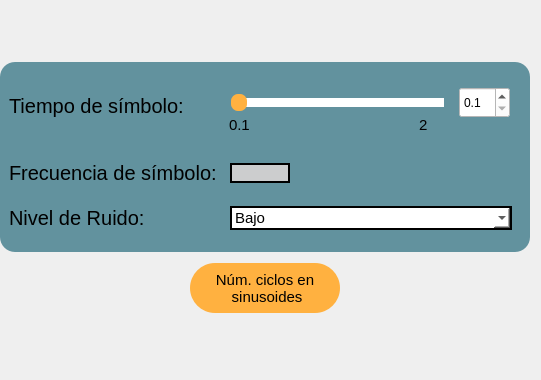
            <widget class="QFrame" name="frame_70">
             <property name="minimumSize">
              <size>
               <width>530</width>
               <height>380</height>
              </size>
             </property>
             <property name="maximumSize">
              <size>
               <width>16777215</width>
               <height>380</height>
              </size>
             </property>
             <property name="styleSheet">
              <string notr="true">QFrame{
border: none;
}</string>
             </property>
             <property name="frameShape">
              <enum>QFrame::StyledPanel</enum>
             </property>
             <property name="frameShadow">
              <enum>QFrame::Raised</enum>
             </property>
             <layout class="QGridLayout" name="gridLayout_85">
              <property name="leftMargin">
               <number>0</number>
              </property>
              <item row="1" column="0">
               <widget class="QFrame" name="frame_9">
                <property name="minimumSize">
                 <size>
                  <width>530</width>
                  <height>190</height>
                 </size>
                </property>
                <property name="maximumSize">
                 <size>
                  <width>520</width>
                  <height>16777215</height>
                 </size>
                </property>
                <property name="styleSheet">
                 <string notr="true">QFrame{
background-color: rgb(98, 146, 158);
border: none;
border-radius: 15px;
}

QLabel{
font-size: 20px
}</string>
                </property>
                <property name="frameShape">
                 <enum>QFrame::StyledPanel</enum>
                </property>
                <property name="frameShadow">
                 <enum>QFrame::Raised</enum>
                </property>
                <layout class="QGridLayout" name="gridLayout_107">
                 <property name="leftMargin">
                  <number>0</number>
                 </property>
                 <property name="topMargin">
                  <number>0</number>
                 </property>
                 <item row="2" column="0">
                  <widget class="QFrame" name="frame_90">
                   <property name="maximumSize">
                    <size>
                     <width>550</width>
                     <height>35</height>
                    </size>
                   </property>
                   <property name="styleSheet">
                    <string notr="true">QFrame{
border: none;
background-color: transparent;
}</string>
                   </property>
                   <property name="frameShape">
                    <enum>QFrame::StyledPanel</enum>
                   </property>
                   <property name="frameShadow">
                    <enum>QFrame::Raised</enum>
                   </property>
                   <layout class="QGridLayout" name="gridLayout_106">
                    <property name="topMargin">
                     <number>0</number>
                    </property>
                    <property name="bottomMargin">
                     <number>0</number>
                    </property>
                    <item row="0" column="0">
                     <widget class="QLabel" name="label_16">
                      <property name="minimumSize">
                       <size>
                        <width>215</width>
                        <height>0</height>
                       </size>
                      </property>
                      <property name="maximumSize">
                       <size>
                        <width>215</width>
                        <height>16777215</height>
                       </size>
                      </property>
                      <property name="text">
                       <string>Nivel de Ruido:</string>
                      </property>
                     </widget>
                    </item>
                    <item row="0" column="1">
                     <widget class="QComboBox" name="cbNivelRuido">
                      <property name="styleSheet">
                       <string notr="true">QComboBox{
	background-color: rgb(204, 204, 255);
	background: white;
	color: black;
	border: 2px solid black;
	font-size: 15px;
	qproperty-alignment: AlignCenter;
}


</string>
                      </property>
                      <item>
                       <property name="text">
                        <string>Bajo</string>
                       </property>
                      </item>
                      <item>
                       <property name="text">
                        <string>Medio</string>
                       </property>
                      </item>
                      <item>
                       <property name="text">
                        <string>Alto</string>
                       </property>
                      </item>
                     </widget>
                    </item>
                   </layout>
                  </widget>
                 </item>
                 <item row="0" column="0">
                  <widget class="QFrame" name="frame_87">
                   <property name="minimumSize">
                    <size>
                     <width>520</width>
                     <height>80</height>
                    </size>
                   </property>
                   <property name="maximumSize">
                    <size>
                     <width>520</width>
                     <height>80</height>
                    </size>
                   </property>
                   <property name="styleSheet">
                    <string notr="true">QFrame{
border: none;
background-color: transparent;
}</string>
                   </property>
                   <property name="frameShape">
                    <enum>QFrame::StyledPanel</enum>
                   </property>
                   <property name="frameShadow">
                    <enum>QFrame::Raised</enum>
                   </property>
                   <layout class="QHBoxLayout" name="horizontalLayout">
                    <item>
                     <widget class="QLabel" name="label_68">
                      <property name="minimumSize">
                       <size>
                        <width>200</width>
                        <height>0</height>
                       </size>
                      </property>
                      <property name="maximumSize">
                       <size>
                        <width>215</width>
                        <height>16777215</height>
                       </size>
                      </property>
                      <property name="text">
                       <string>Tiempo de símbolo:</string>
                      </property>
                     </widget>
                    </item>
                    <item>
                     <widget class="QFrame" name="frame_88">
                      <property name="minimumSize">
                       <size>
                        <width>292</width>
                        <height>58</height>
                       </size>
                      </property>
                      <property name="maximumSize">
                       <size>
                        <width>292</width>
                        <height>58</height>
                       </size>
                      </property>
                      <property name="styleSheet">
                       <string notr="true">QFrame{
border: none;
background-color: transparent;
}</string>
                      </property>
                      <property name="frameShape">
                       <enum>QFrame::StyledPanel</enum>
                      </property>
                      <property name="frameShadow">
                       <enum>QFrame::Raised</enum>
                      </property>
                      <widget class="QSlider" name="hsTsimb">
                       <property name="geometry">
                        <rect>
                         <x>10</x>
                         <y>10</y>
                         <width>221</width>
                         <height>31</height>
                        </rect>
                       </property>
                       <property name="styleSheet">
                        <string notr="true">QSlider 
{
    background-color: transparent;
    padding: 2px;

}

QSlider::groove:horizontal 
{
	subcontrol-origin: content;
	background-color: transparent;
	height: 17px;

}

QSlider::handle:horizontal 
{
    background-color: rgb(255, 177, 64);
    width: 16px;
    border-radius: 7px;

}

QSlider::sub-page:horizontal 
{
    background-color: white;
    margin: 4px;
    border-radius: 5px;

}

QSlider::add-page:horizontal 
{
    background-color: white;
    margin: 4px;
    border-radius: 5px;

}




</string>
                       </property>
                       <property name="minimum">
                        <number>1</number>
                       </property>
                       <property name="maximum">
                        <number>20</number>
                       </property>
                       <property name="orientation">
                        <enum>Qt::Horizontal</enum>
                       </property>
                      </widget>
                      <widget class="QLabel" name="label_89">
                       <property name="geometry">
                        <rect>
                         <x>10</x>
                         <y>40</y>
                         <width>21</width>
                         <height>16</height>
                        </rect>
                       </property>
                       <property name="styleSheet">
                        <string notr="true">QLabel{
font-size: 15px;
qproperty-alignment: AlignCenter;
}</string>
                       </property>
                       <property name="text">
                        <string>0.1</string>
                       </property>
                      </widget>
                      <widget class="QLabel" name="label_90">
                       <property name="geometry">
                        <rect>
                         <x>200</x>
                         <y>40</y>
                         <width>21</width>
                         <height>16</height>
                        </rect>
                       </property>
                       <property name="styleSheet">
                        <string notr="true">QLabel{
font-size: 15px;
qproperty-alignment: AlignRight;
}</string>
                       </property>
                       <property name="text">
                        <string>2</string>
                       </property>
                      </widget>
                      <widget class="QDoubleSpinBox" name="sbTsimb">
                       <property name="geometry">
                        <rect>
                         <x>240</x>
                         <y>10</y>
                         <width>51</width>
                         <height>31</height>
                        </rect>
                       </property>
                       <property name="minimumSize">
                        <size>
                         <width>51</width>
                         <height>31</height>
                        </size>
                       </property>
                       <property name="maximumSize">
                        <size>
                         <width>51</width>
                         <height>31</height>
                        </size>
                       </property>
                       <property name="styleSheet">
                        <string notr="true">QDoubleSpinBox{
background-color: white;
qproperty-alignment: AlignCenter;
}</string>
                       </property>
                       <property name="decimals">
                        <number>1</number>
                       </property>
                       <property name="minimum">
                        <double>0.100000000000000</double>
                       </property>
                       <property name="maximum">
                        <double>2.000000000000000</double>
                       </property>
                       <property name="singleStep">
                        <double>0.100000000000000</double>
                       </property>
                      </widget>
                     </widget>
                    </item>
                   </layout>
                  </widget>
                 </item>
                 <item row="1" column="0">
                  <widget class="QFrame" name="frame_89">
                   <property name="maximumSize">
                    <size>
                     <width>550</width>
                     <height>35</height>
                    </size>
                   </property>
                   <property name="styleSheet">
                    <string notr="true">QFrame{
border: none;
background-color: transparent;
}</string>
                   </property>
                   <property name="frameShape">
                    <enum>QFrame::StyledPanel</enum>
                   </property>
                   <property name="frameShadow">
                    <enum>QFrame::Raised</enum>
                   </property>
                   <layout class="QGridLayout" name="gridLayout_105">
                    <property name="topMargin">
                     <number>0</number>
                    </property>
                    <property name="bottomMargin">
                     <number>0</number>
                    </property>
                    <item row="0" column="1">
                     <widget class="QLineEdit" name="leFsimb">
                      <property name="enabled">
                       <bool>true</bool>
                      </property>
                      <property name="minimumSize">
                       <size>
                        <width>60</width>
                        <height>20</height>
                       </size>
                      </property>
                      <property name="maximumSize">
                       <size>
                        <width>60</width>
                        <height>20</height>
                       </size>
                      </property>
                      <property name="styleSheet">
                       <string notr="true">QLineEdit{
background-color: rgb(204, 205, 206);
border: 2px solid black;
font-color: black;
qproperty-alignment: AlignCenter;
}</string>
                      </property>
                      <property name="text">
                       <string/>
                      </property>
                     </widget>
                    </item>
                    <item row="0" column="0">
                     <widget class="QLabel" name="label_15">
                      <property name="minimumSize">
                       <size>
                        <width>215</width>
                        <height>20</height>
                       </size>
                      </property>
                      <property name="maximumSize">
                       <size>
                        <width>215</width>
                        <height>16777215</height>
                       </size>
                      </property>
                      <property name="text">
                       <string>Frecuencia de símbolo:</string>
                      </property>
                     </widget>
                    </item>
                    <item row="0" column="2">
                     <spacer name="horizontalSpacer_19">
                      <property name="orientation">
                       <enum>Qt::Horizontal</enum>
                      </property>
                      <property name="sizeHint" stdset="0">
                       <size>
                        <width>40</width>
                        <height>20</height>
                       </size>
                      </property>
                     </spacer>
                    </item>
                   </layout>
                  </widget>
                 </item>
                </layout>
               </widget>
              </item>
              <item row="3" column="0">
               <spacer name="verticalSpacer_27">
                <property name="orientation">
                 <enum>Qt::Vertical</enum>
                </property>
                <property name="sizeHint" stdset="0">
                 <size>
                  <width>20</width>
                  <height>40</height>
                 </size>
                </property>
               </spacer>
              </item>
              <item row="0" column="0">
               <spacer name="verticalSpacer_26">
                <property name="orientation">
                 <enum>Qt::Vertical</enum>
                </property>
                <property name="sizeHint" stdset="0">
                 <size>
                  <width>20</width>
                  <height>40</height>
                 </size>
                </property>
               </spacer>
              </item>
              <item row="2" column="0">
               <widget class="QFrame" name="frame_92">
                <property name="minimumSize">
                 <size>
                  <width>160</width>
                  <height>60</height>
                 </size>
                </property>
                <property name="maximumSize">
                 <size>
                  <width>16777215</width>
                  <height>70</height>
                 </size>
                </property>
                <property name="styleSheet">
                 <string notr="true">QFrame{
border: none;
background-color: transparent
}</string>
                </property>
                <property name="frameShape">
                 <enum>QFrame::StyledPanel</enum>
                </property>
                <property name="frameShadow">
                 <enum>QFrame::Raised</enum>
                </property>
                <layout class="QGridLayout" name="gridLayout_110">
                 <property name="topMargin">
                  <number>0</number>
                 </property>
                 <property name="bottomMargin">
                  <number>0</number>
                 </property>
                 <item row="0" column="0">
                  <widget class="QPushButton" name="NumCiclosButton">
                   <property name="minimumSize">
                    <size>
                     <width>150</width>
                     <height>50</height>
                    </size>
                   </property>
                   <property name="maximumSize">
                    <size>
                     <width>150</width>
                     <height>50</height>
                    </size>
                   </property>
                   <property name="styleSheet">
                    <string notr="true">QPushButton{
background-color: rgb(255, 177, 64);
font-size: 15px;
border-radius: 25px
}

QPushButton:hover{
background-color: rgb(255, 202, 128);
}
</string>
                   </property>
                   <property name="text">
                    <string>Núm. ciclos en 
 sinusoides</string>
                   </property>
                  </widget>
                 </item>
                </layout>
               </widget>
              </item>
             </layout>
            </widget>
